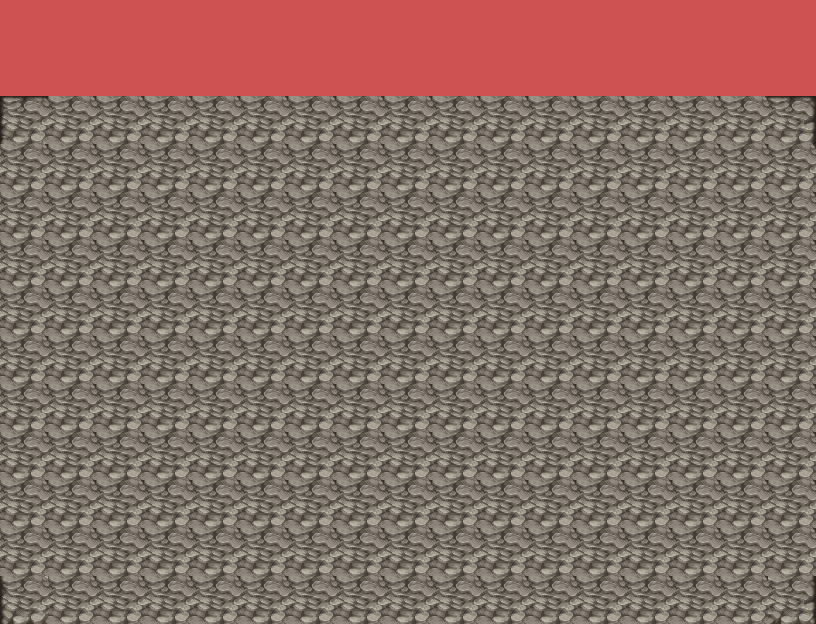

Rendered tile map (Tiled .tmx) drawn with the repository's tilesets; below, a short description and the full map source, tile grids included:
An orthogonal 17x13 tile map with 48x48 px tiles, 2 tile layers (Tile Layer 1, collisions), 2 tilesets and 2 objects.

<map version="1.0" tiledversion="1.0.3" orientation="orthogonal" renderorder="right-down" width="17" height="13" tilewidth="48" tileheight="48" nextobjectid="4">
 <tileset firstgid="1" name="Dungeon_A4" tilewidth="48" tileheight="48" tilecount="240" columns="16">
  <image source="../img/tilesets/Dungeon_A4.png" width="768" height="720" />
 </tileset>
 <tileset firstgid="241" name="TileCollision_48x48" tilewidth="48" tileheight="48" tilecount="20" columns="5">
  <image source="../img/tilesets/TileCollision_48x48.png" width="240" height="192" />
 </tileset>
 <layer name="Tile Layer 1" width="17" height="13">
  <data encoding="csv">
51,51,51,51,51,51,51,51,51,51,51,51,51,51,51,51,51,
51,51,51,51,51,51,51,51,51,51,51,51,51,51,51,51,51,
19,4,4,4,4,4,4,4,4,4,4,4,4,4,4,4,20,
4,4,4,4,4,4,4,4,4,4,4,4,4,4,4,4,4,
4,4,4,4,4,4,4,4,4,4,4,4,4,4,4,4,4,
4,4,4,4,4,4,4,4,4,4,4,4,4,4,4,4,4,
4,4,4,4,4,4,4,4,4,4,4,4,4,4,4,4,4,
4,4,4,4,4,4,4,4,4,4,4,4,4,4,4,4,4,
4,4,4,4,4,4,4,4,4,4,4,4,4,4,4,4,4,
4,4,4,4,4,4,4,4,4,4,4,4,4,4,4,4,4,
4,4,4,4,4,4,4,4,4,4,4,4,4,4,4,4,4,
4,4,4,4,4,4,4,4,4,4,4,4,4,4,4,4,4,
35,4,4,4,4,4,4,4,4,4,4,4,4,4,4,4,36
</data>
 </layer>
 <objectgroup name="Object Layer 1">
  <object id="2" x="384" y="575.333" width="47.3333" height="48.6667">
   <properties>
    <property name="eventId" value="002" />
   </properties>
  </object>
  <object id="3" x="384" y="95.3333" width="48.6667" height="46.6667">
   <properties>
    <property name="eventId" value="001" />
   </properties>
  </object>
 </objectgroup>
 <layer name="collisions" width="17" height="13">
  <properties>
   <property name="collision" value="full" />
  </properties>
  <data encoding="csv">
241,241,241,241,241,241,241,241,241,241,241,241,241,241,241,241,241,
241,241,241,241,241,241,241,241,241,241,241,241,241,241,241,241,241,
0,0,0,0,0,0,0,0,0,0,0,0,0,0,0,0,0,
0,0,0,0,0,0,0,0,0,0,0,0,0,0,0,0,0,
0,0,0,0,0,0,0,0,0,0,0,0,0,0,0,0,0,
0,0,0,0,0,0,0,0,0,0,0,0,0,0,0,0,0,
0,0,0,0,0,0,0,0,0,0,0,0,0,0,0,0,0,
0,0,0,0,0,0,0,0,0,0,0,0,0,0,0,0,0,
0,0,0,0,0,0,0,0,0,0,0,0,0,0,0,0,0,
0,0,0,0,0,0,0,0,0,0,0,0,0,0,0,0,0,
0,0,0,0,0,0,0,0,0,0,0,0,0,0,0,0,0,
0,0,0,0,0,0,0,0,0,0,0,0,0,0,0,0,0,
0,0,0,0,0,0,0,0,0,0,0,0,0,0,0,0,0
</data>
 </layer>
</map>
